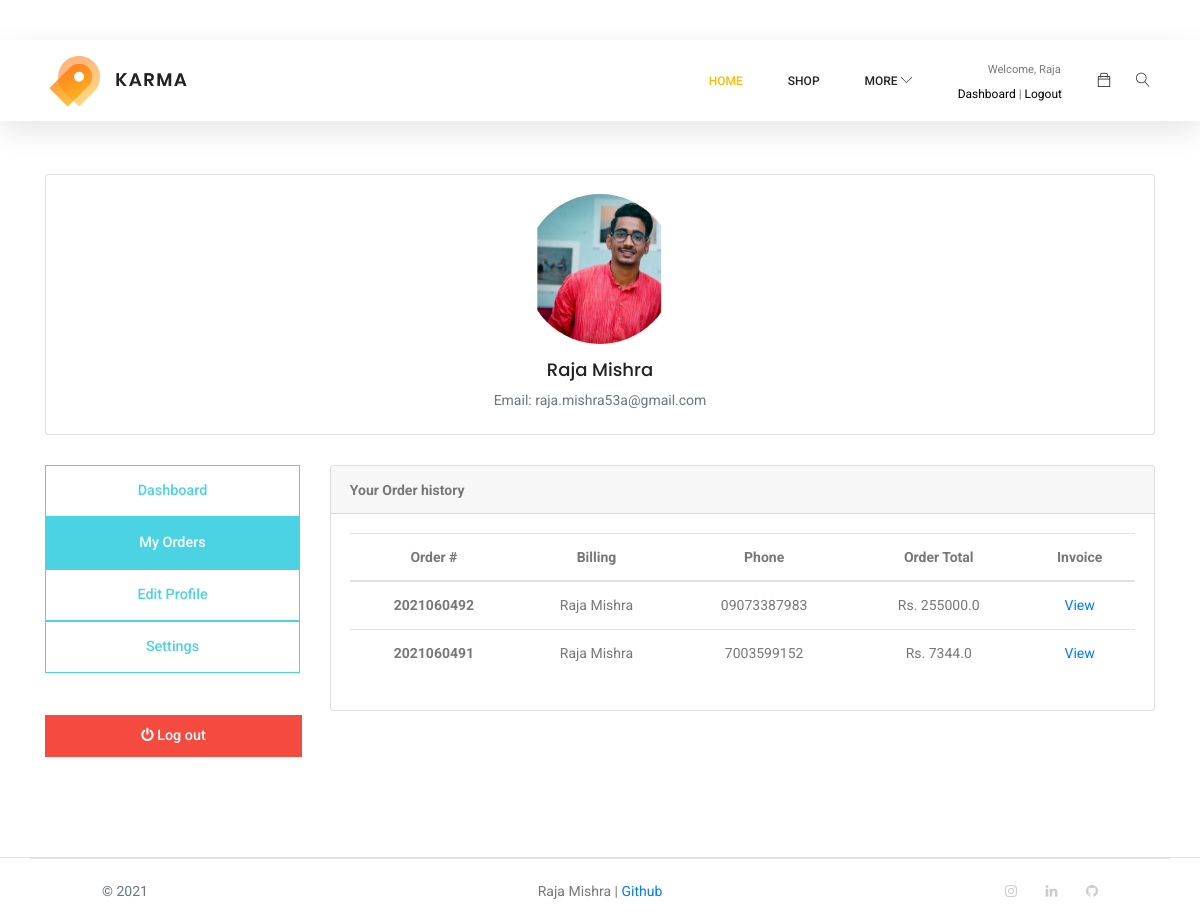
Screenshot of /accounts/my_orders/ (signed in) with the database file from the repository.
### accounts/models.py (models this page shows, shortened)
class Accounts(AbstractBaseUser):
    first_name = models.CharField(max_length=50)
    last_name = models.CharField(max_length=50)
    username = models.CharField(max_length=50, unique=True)
    email = models.EmailField(max_length=100, unique=True)
    date_joined = models.DateTimeField(auto_now_add=True)
    last_login = models.DateTimeField(auto_now_add=True)
    is_admin = models.BooleanField(default=False)
    is_staff = models.BooleanField(default=False)
    is_active = models.BooleanField(default=False)
    is_superadmin = models.BooleanField(default=False)
    USERNAME_FIELD = 'email'
    REQUIRED_FIELDS = ['username','first_name','last_name']
    objects = MyAccountManager()
    class Meta:
        verbose_name = 'Account'
        verbose_name_plural = 'Accounts'

class UserProfile(models.Model):
    user = models.OneToOneField(Accounts, on_delete=models.CASCADE)
    address_line_1 = models.CharField(blank=True, max_length=100)
    address_line_2 = models.CharField(blank=True, max_length=100)
    profile_picture = models.ImageField(blank=True, upload_to='userProfile/')
    city = models.CharField(blank=True, max_length=20)
    state = models.CharField(blank=True, max_length=20)
    country = models.CharField(blank=True, max_length=20)

### orders/models.py (models this page shows, shortened)
class Order(models.Model):
    STATUS = (
        ('New', 'New'),
        ('Accepted', 'Accepted'),
        ('Completed', 'Completed'),
        ('Cancelled', 'Cancelled'),
    )
    user = models.ForeignKey(Accounts, on_delete=models.SET_NULL, null=True)
    payment = models.ForeignKey(Payment, on_delete=models.SET_NULL, blank=True, null=True)
    order_number = models.CharField(max_length=20)
    first_name = models.CharField(max_length=50)
    last_name = models.CharField(max_length=50)
    phone = models.CharField(max_length=15)
    email = models.EmailField(max_length=50)
    address_line_1 = models.CharField(max_length=50)
    address_line_2 = models.CharField(max_length=50, blank=True)
    country = models.CharField(max_length=50)
    state = models.CharField(max_length=50)
    city = models.CharField(max_length=50)
    zip_code = models.CharField(max_length=7,blank=True)
    order_note = models.CharField(max_length=500, blank=True)
    order_total = models.FloatField()
    tax = models.FloatField()
    status = models.CharField(max_length=10, choices=STATUS, default='New')
    ip = models.CharField(blank=True, max_length=20)
    is_ordered = models.BooleanField(default=False)
    created_at = models.DateTimeField(auto_now_add=True)
    updated_at = models.DateTimeField(auto_now=True)
    def full_name(self):
        return f'{self.first_name} {self.last_name}'

### accounts/views.py (the view)
# urls.py: path('my_orders/', views.my_orders,name='my_orders'),
def my_orders(request):
    userprofile=get_object_or_404(UserProfile,user=request.user)
    orders = Order.objects.filter(user=request.user, is_ordered=True).order_by('-created_at')
    context = {
        'orders':orders,
        'userprofile':userprofile,
    }
    return render(request,'accounts/my_orders.html',context)

### carts/context_processors.py (called while the page is built)
def cart_count(request):
    count = 0
    if 'admin' in request.path:
        return {}
    else:
        try:
            cart = Cart.objects.filter(cart_id=_session_id(request))
            if request.user.is_authenticated:
                cart_items = CartItem.objects.all().filter(user=request.user)
            else:
                cart_items = CartItem.objects.all().filter(cart=cart[:1])
            for cart_item in cart_items:
                count += cart_item.quantity
        except Cart.DoesNotExist:
            count = 0
    return dict(count=count)

### carts/views.py (called while the page is built)
def _session_id(request):
    cart_id = request.session.session_key
    if not cart_id:
        cart_id = request.session.create()
    return cart_id

### category/context_processor.py (called while the page is built)
def menu_links(request):
    links = Category.objects.all()
    return dict(links=links)

### category/models.py (called while the page is built)
    def get_url(self):
            return reverse('products_by_category',args=[self.slug])

### templates/accounts/my_orders.html (shortened to what this page needs)
{% extends 'base.html' %}
{% load static %}
{% block content %}
<section class="login_box_area section_gap" style="padding-top: 150px;">
    <div class="container">
        <div class="card">
            <div class="card-body">
                <div class="d-flex flex-column align-items-center text-center">
                    <img src="{{userprofile.profile_picture.url}}" alt="Admin" class="rounded-circle"
                        width="150">
                    <div class="mt-3">
                        <h4>{{user.first_name}} {{user.last_name}}</h4>
                        <p class="text-secondary mb-1">Email: {{user.email}}</p>
                    </div>
                </div>
            </div>
        </div>
        <div class="row" style="padding-top: 30px;">
            {% include 'includes/dashboard_sidebar.html' %}
            <main class="col-md-9">
                <article class="card">
                    <header class="card-header">
                        <strong class="d-inline-block mr-3">Your Order history</strong>
                    </header>
                    <div class="card-body">
                        <div class="row">
                            <div class="col-md-12">
                                <table class="table table-hover" style="text-align: center;">
                                    <thead>
                                      <tr>
                                        <th scope="col">Order #</th>
                                        <th scope="col">Billing</th>
                                        <th scope="col">Phone</th>
                                        <th scope="col">Order Total</th>
                                        <th scope="col">Invoice</th>
                                      </tr>
                                    </thead>
                                    <tbody>
                                        {% for order in orders %}
                                            <tr>
                                                <th scope="row">{{order.order_number}}</th>
                                                <td>{{order.full_name}}</td>
                                                <td>{{order.phone}}</td>
                                                <td>Rs. {{order.order_total}}</td>
                                                <td><a href="{% url 'order_detail' order.order_number %}">View</a></td>
                                            </tr>
                                        {% endfor %}
                                    </tbody>
                                  </table>
                            </div>
                        </div>
                    </div>
                </article>
            </main>
        </div>
    </div>
</section>
{% endblock %}

### templates/includes/navbar.html (shortened to what this page needs)
{% load static %}
<header class="header_area sticky-header">
    <div class="main_menu">
        <nav class="navbar navbar-expand-lg navbar-light main_box">
            <div class="container" style="padding-left: 20px; padding-right: 20px;">
                <a class="navbar-brand logo_h" href="{% url 'home' %}"><img src="{% static 'img/logo.png' %}" alt=""></a>
                <div class="collapse navbar-collapse offset" id="navbarSupportedContent">
                    <ul class="nav navbar-nav menu_nav ml-auto" style="align-items: center;">
                        <li class="nav-item active"><a class="nav-link" href="{% url 'home' %}">Home</a></li>
                        <li class="nav-item"><a class="nav-link" href="{% url 'shop' %}">Shop</a></li>
                        <li class="nav-item submenu dropdown">
                            <a class="nav-link dropdown-toggle " href="{% url 'shop' %}"  data-toggle="dropdown" role="button" aria-haspopup="true" aria-expanded="false">More  <span class="lnr lnr-chevron-down"></span></i></a>
                            {% if user.id is None %}
                            <li class="nav-item">
                                <div class="post_tag">
                                    <small>Welcome, Guest</small><br>
                                    <div  style="font-size: 12px;">
                                        <a class="cart" href="{% url 'login' %}" style="color: #000000;">Sign in</a>
                                        <span class="dark-transp"> | </span>
                                        <a class="cart" href="{% url 'register' %}" style="color: #000000;">Register</a>
                                    </div>
                                </div>
                            </li>
                            {% else %}
                            <li class="nav-item">
                                <div class="post_tag">
                                    <small style="padding-left: 30px;">Welcome, {{user.first_name}}</small><br>
                                    <div  style="font-size: 12px;">
                                        <a class="cart" href="{% url 'dashboard' %}" style="color: #000000;">Dashboard</a>
                                        <span class="dark-transp"> | </span>
                                        <a class="cart" href="{% url 'logout' %}" style="color: #000000;">Logout</a>
                                    </div>
                                </div>
                            </li>
                            {% endif %}
                        </li>
                    </ul>
                    <ul class="nav navbar-nav navbar-right">
                        <li class="nav-item">
                            <a href="{% url 'cart' %}" class="cart">
                                <span class="ti-bag"></span>
                            </a>
                        </li>
                        <li class="nav-item">
                            <span class="lnr lnr-magnifier" id="search"></span>
                        </li>
                    </ul>
                </div>
            </div>
        </nav>
    </div>
</header>

### static/css/ui.css (style rules this page uses)
html { font-family: "Inter", sans-serif; font-size: 15px; }
article:after, .form-group:after { display: block; clear: both; content: ""; }
p:last-child { margin-bottom: 0; }

### rows the page displays
Accounts: first_name "Raja", last_name "Mishra", email "raja.mishra53a@gmail.com"
UserProfile: profile_picture (picture)
Order: order_number "2021060492", full_name "Raja Mishra", phone "09073387983", order_total "255000.0"
Order: order_number "2021060491", full_name "Raja Mishra", phone "7003599152", order_total "7344.0"
